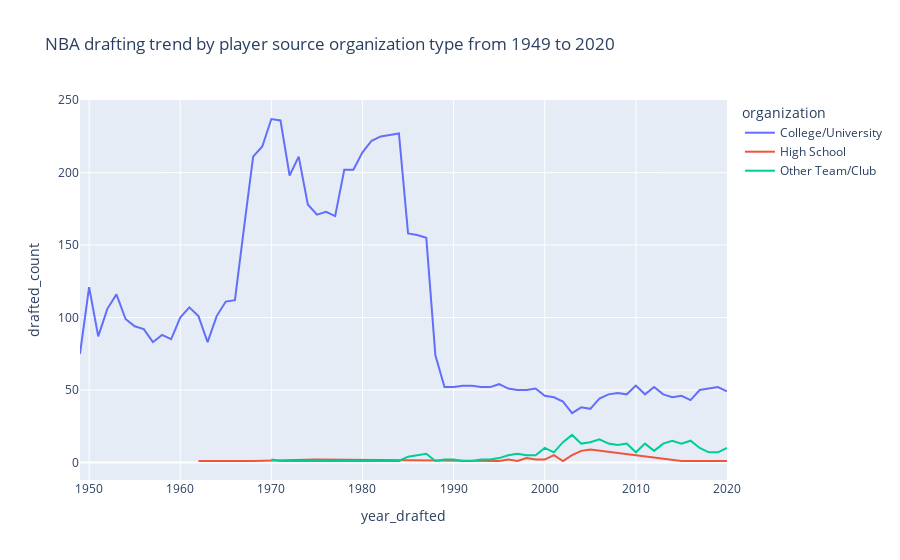

Notebook cell for this chart:
### Code cell
px.line(draft_player_org_trend.dropna(), x='year_drafted', y='drafted_count', color='organization',
        title='NBA drafting trend by player source organization type from 1949 to 2020')

### Figure 1 — Plotly figure (JSON) as saved in the notebook; plotly's stock layout.template omitted (floating-point values rounded to 4 significant figures)
{"data": [{"hovertemplate": "organization=College/University<br>year_drafted=%{x}<br>drafted_count=%{y}<extra></extra>", "legendgroup": "College/University", "line": {"color": "#636efa", "dash": "solid"}, "marker": {"symbol": "circle"}, "mode": "lines", "name": "College/University", "orientation": "v", "showlegend": true, "type": "scatter", "x": [1949, 1950, 1951, 1952, 1953, 1954, 1955, 1956, 1957, 1958, 1959, 1960, 1961, 1962, 1963, 1964, 1965, 1966, 1967, 1968, 1969, 1970, 1971, 1972, 1973, 1974, 1975, 1976, 1977, 1978, 1979, 1980, 1981, 1982, 1983, 1984, 1985, 1986, 1987, 1988, 1989, 1990, 1991, 1992, 1993, 1994, 1995, 1996, 1997, 1998, 1999, 2000, 2001, 2002, 2003, 2004, 2005, 2006, 2007, 2008, 2009, 2010, 2011, 2012, 2013, 2014, 2015, 2016, 2017, 2018, 2019, 2020], "xaxis": "x", "y": [75, 121, 87, 106, 116, 99, 94, 92, 83, 88, 85, 100, 107, 101, 83, 101, 111, 112, 162, 211, 218, 237, 236, 198, 211, 178, 171, 173, 170, 202, 202, 214, 222, 225, 226, 227, 158, 157, 155, 74, 52, 52, 53, 53, 52, 52, 54, 51, 50, 50, 51, 46, 45, 42, 34, 38, 37, 44, 47, 48, 47, 53, 47, 52, 47, 45, 46, 43, 50, 51, 52, 49], "yaxis": "y"}, {"hovertemplate": "organization=High School<br>year_drafted=%{x}<br>drafted_count=%{y}<extra></extra>", "legendgroup": "High School", "line": {"color": "#EF553B", "dash": "solid"}, "marker": {"symbol": "circle"}, "mode": "lines", "name": "High School", "orientation": "v", "showlegend": true, "type": "scatter", "x": [1962, 1963, 1968, 1975, 1995, 1996, 1997, 1998, 1999, 2000, 2001, 2002, 2003, 2004, 2005, 2015, 2016, 2018, 2019, 2020], "xaxis": "x", "y": [1, 1, 1, 2, 1, 2, 1, 3, 2, 2, 5, 1, 5, 8, 9, 1, 1, 1, 1, 1], "yaxis": "y"}, {"hovertemplate": "organization=Other Team/Club<br>year_drafted=%{x}<br>drafted_count=%{y}<extra></extra>", "legendgroup": "Other Team/Club", "line": {"color": "#00cc96", "dash": "solid"}, "marker": {"symbol": "circle"}, "mode": "lines", "name": "Other Team/Club", "orientation": "v", "showlegend": true, "type": "scatter", "x": [1970, 1971, 1975, 1981, 1984, 1985, 1986, 1987, 1988, 1989, 1990, 1991, 1992, 1993, 1994, 1995, 1996, 1997, 1998, 1999, 2000, 2001, 2002, 2003, 2004, 2005, 2006, 2007, 2008, 2009, 2010, 2011, 2012, 2013, 2014, 2015, 2016, 2017, 2018, 2019, 2020], "xaxis": "x", "y": [2, 1, 1, 1, 1, 4, 5, 6, 1, 2, 2, 1, 1, 2, 2, 3, 5, 6, 5, 5, 10, 7, 14, 19, 13, 14, 16, 13, 12, 13, 7, 13, 8, 13, 15, 13, 15, 10, 7, 7, 10], "yaxis": "y"}], "layout": {"legend": {"title": {"text": "organization"}, "tracegroupgap": 0}, "title": {"text": "NBA drafting trend by player source organization type from 1949 to 2020"}, "xaxis": {"anchor": "y", "domain": [0, 1], "title": {"text": "year_drafted"}}, "yaxis": {"anchor": "x", "domain": [0, 1], "title": {"text": "drafted_count"}}}}
